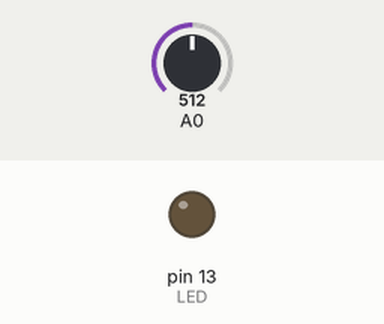
Simulated run of this sketch. Board: Arduino Uno, built with avr-gcc and run on an emulated ATmega328P. On the bench: output pins drawn as LEDs (lit = HIGH). The inputs (shaded band) are chosen by the test bench; at power-on: A0 = 512. What the sketch prints to the serial monitor is not drawn.

Above: at 1.3 s.
1.4 s: A0 set to 1003
3.2 s: A0 set to 1021
At 4.7 s:
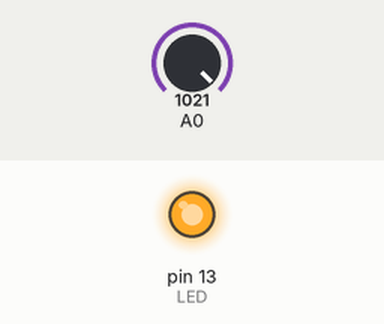
5.5 s: A0 set to 900
At 6.3 s:
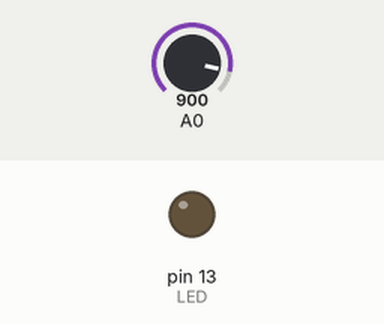
7.5 s: A0 set to 1023
At 9.0 s:
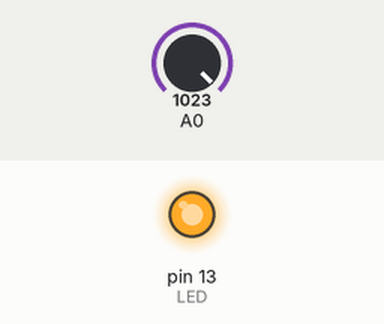
Timing chart, 0 to 10.5 s (numbered marks = the images above; inputs shaded):
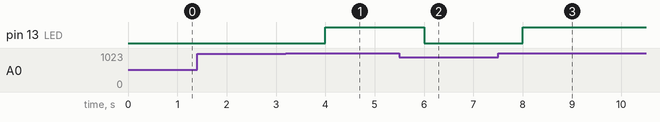

Measured:
- the behaviour switches between 1020 and 1021 on A0 (found by bisection; images 0 and 1)
- after the input at 1.4 s, every drawn part: stays the same
- after the input at 3.2 s, pin 13 (LED): LOW → HIGH after 0.80 s
- after the input at 5.5 s, pin 13 (LED): HIGH → LOW after 0.50 s
- after the input at 7.5 s, pin 13 (LED): LOW → HIGH after 0.50 s

The sketch:

nivel_del_tanque_.ino
```cpp
const int LED=13;
void setup() {
pinMode(LED,OUTPUT);
//Inicializa el puerto serie
Serial.begin(9600);
}
void loop() {
int lectura;
lectura = analogRead(0); //LEEMOS ADC
Serial.print(lectura); //ENVIAMOS LECTURA
delay(500); //GENERAMOS UNA PAUSA
if (lectura > 1020)
{
digitalWrite(LED,HIGH);
}
if (lectura < 1020)
{
digitalWrite(LED,LOW);
}
}
```
